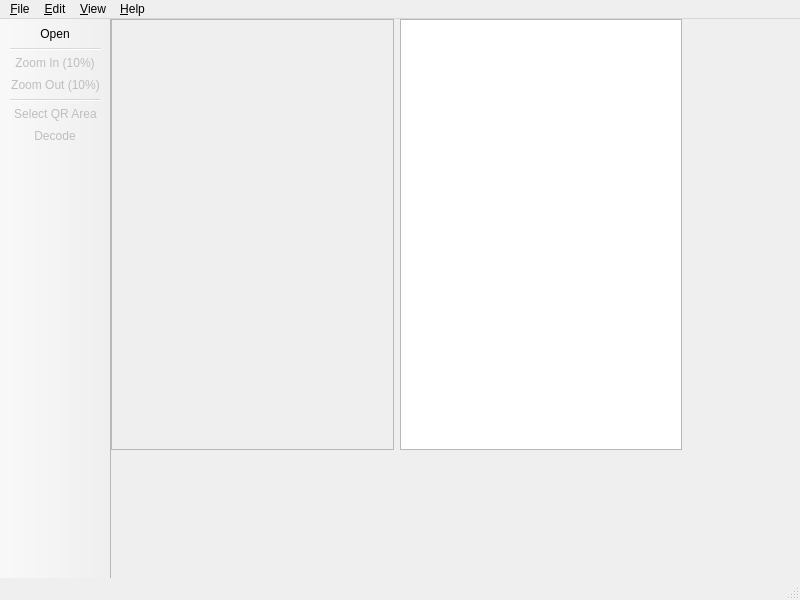
<?xml version="1.0" encoding="UTF-8"?>
<ui version="4.0">
 <class>MainWindow</class>
 <widget class="QMainWindow" name="MainWindow">
  <property name="geometry">
   <rect>
    <x>0</x>
    <y>0</y>
    <width>800</width>
    <height>600</height>
   </rect>
  </property>
  <property name="minimumSize">
   <size>
    <width>800</width>
    <height>600</height>
   </size>
  </property>
  <property name="baseSize">
   <size>
    <width>800</width>
    <height>600</height>
   </size>
  </property>
  <property name="windowTitle">
   <string>MainWindow</string>
  </property>
  <widget class="QWidget" name="centralwidget">
   <widget class="QWidget" name="horizontalLayoutWidget">
    <property name="geometry">
     <rect>
      <x>0</x>
      <y>0</y>
      <width>571</width>
      <height>431</height>
     </rect>
    </property>
    <layout class="QHBoxLayout" name="mainLayout">
     <item>
      <widget class="QScrollArea" name="scrollArea">
       <property name="widgetResizable">
        <bool>true</bool>
       </property>
       <widget class="QWidget" name="scrollAreaWidgetContents">
        <property name="geometry">
         <rect>
          <x>0</x>
          <y>0</y>
          <width>280</width>
          <height>427</height>
         </rect>
        </property>
       </widget>
      </widget>
     </item>
     <item>
      <widget class="QTextBrowser" name="log">
       <property name="sizePolicy">
        <sizepolicy hsizetype="Expanding" vsizetype="Minimum">
         <horstretch>0</horstretch>
         <verstretch>0</verstretch>
        </sizepolicy>
       </property>
       <property name="font">
        <font>
         <family>Ubuntu Mono</family>
        </font>
       </property>
       <property name="html">
        <string>&lt;!DOCTYPE HTML PUBLIC &quot;-//W3C//DTD HTML 4.0//EN&quot; &quot;http://www.w3.org/TR/REC-html40/strict.dtd&quot;&gt;
&lt;html&gt;&lt;head&gt;&lt;meta name=&quot;qrichtext&quot; content=&quot;1&quot; /&gt;&lt;style type=&quot;text/css&quot;&gt;
p, li { white-space: pre-wrap; }
&lt;/style&gt;&lt;/head&gt;&lt;body style=&quot; font-family:'Ubuntu Mono'; font-size:11pt; font-weight:400; font-style:normal;&quot;&gt;
&lt;p style=&quot;-qt-paragraph-type:empty; margin-top:0px; margin-bottom:0px; margin-left:0px; margin-right:0px; -qt-block-indent:0; text-indent:0px;&quot;&gt;&lt;br /&gt;&lt;/p&gt;
&lt;p style=&quot;-qt-paragraph-type:empty; margin-top:0px; margin-bottom:0px; margin-left:0px; margin-right:0px; -qt-block-indent:0; text-indent:0px;&quot;&gt;&lt;br /&gt;&lt;/p&gt;&lt;/body&gt;&lt;/html&gt;</string>
       </property>
      </widget>
     </item>
    </layout>
   </widget>
   <widget class="QLabel" name="image">
    <property name="geometry">
     <rect>
      <x>580</x>
      <y>440</y>
      <width>101</width>
      <height>101</height>
     </rect>
    </property>
    <property name="sizePolicy">
     <sizepolicy hsizetype="Maximum" vsizetype="Minimum">
      <horstretch>0</horstretch>
      <verstretch>0</verstretch>
     </sizepolicy>
    </property>
    <property name="cursor">
     <cursorShape>CrossCursor</cursorShape>
    </property>
    <property name="text">
     <string/>
    </property>
   </widget>
  </widget>
  <widget class="QMenuBar" name="menubar">
   <property name="geometry">
    <rect>
     <x>0</x>
     <y>0</y>
     <width>800</width>
     <height>22</height>
    </rect>
   </property>
   <widget class="QMenu" name="menu_File">
    <property name="title">
     <string>&amp;File</string>
    </property>
    <addaction name="action_Open"/>
    <addaction name="action_Exit"/>
   </widget>
   <widget class="QMenu" name="menu_Edit">
    <property name="title">
     <string>&amp;Edit</string>
    </property>
    <addaction name="action_Copy"/>
    <addaction name="action_Paste"/>
    <addaction name="separator"/>
    <addaction name="action_Select_QR_Area"/>
    <addaction name="action_Decode"/>
   </widget>
   <widget class="QMenu" name="menu_View">
    <property name="title">
     <string>&amp;View</string>
    </property>
    <addaction name="action_Zoom_In_10"/>
    <addaction name="action_Zoom_Out_10"/>
    <addaction name="action_Fit_to_Window"/>
    <addaction name="action_Normal_Size"/>
   </widget>
   <widget class="QMenu" name="menu_Help">
    <property name="title">
     <string>&amp;Help</string>
    </property>
    <addaction name="action_About"/>
   </widget>
   <addaction name="menu_File"/>
   <addaction name="menu_Edit"/>
   <addaction name="menu_View"/>
   <addaction name="menu_Help"/>
  </widget>
  <widget class="QStatusBar" name="statusbar"/>
  <widget class="QToolBar" name="toolBar">
   <property name="windowTitle">
    <string>toolBar</string>
   </property>
   <property name="movable">
    <bool>false</bool>
   </property>
   <attribute name="toolBarArea">
    <enum>LeftToolBarArea</enum>
   </attribute>
   <attribute name="toolBarBreak">
    <bool>false</bool>
   </attribute>
   <addaction name="action_Open"/>
   <addaction name="separator"/>
   <addaction name="action_Zoom_In_10"/>
   <addaction name="action_Zoom_Out_10"/>
   <addaction name="separator"/>
   <addaction name="action_Select_QR_Area"/>
   <addaction name="action_Decode"/>
  </widget>
  <action name="action_Open">
   <property name="icon">
    <iconset>
     <normaloff>:/ico/ico/folder.png</normaloff>:/ico/ico/folder.png</iconset>
   </property>
   <property name="text">
    <string>&amp;Open</string>
   </property>
   <property name="shortcut">
    <string>Ctrl+O</string>
   </property>
  </action>
  <action name="action_Exit">
   <property name="text">
    <string>&amp;Exit</string>
   </property>
   <property name="shortcut">
    <string>Ctrl+Q</string>
   </property>
  </action>
  <action name="action_Copy">
   <property name="enabled">
    <bool>false</bool>
   </property>
   <property name="text">
    <string>&amp;Copy</string>
   </property>
   <property name="shortcut">
    <string>Ctrl+C</string>
   </property>
  </action>
  <action name="action_Paste">
   <property name="text">
    <string>&amp;Paste</string>
   </property>
   <property name="shortcut">
    <string>Ctrl+V</string>
   </property>
  </action>
  <action name="action_Zoom_In_10">
   <property name="enabled">
    <bool>false</bool>
   </property>
   <property name="icon">
    <iconset>
     <normaloff>:/ico/ico/zoom-in.png</normaloff>:/ico/ico/zoom-in.png</iconset>
   </property>
   <property name="text">
    <string>&amp;Zoom In (10%)</string>
   </property>
   <property name="shortcut">
    <string>Ctrl+=</string>
   </property>
  </action>
  <action name="action_Zoom_Out_10">
   <property name="enabled">
    <bool>false</bool>
   </property>
   <property name="icon">
    <iconset>
     <normaloff>:/ico/ico/zoom-out.png</normaloff>:/ico/ico/zoom-out.png</iconset>
   </property>
   <property name="text">
    <string>&amp;Zoom Out (10%)</string>
   </property>
   <property name="shortcut">
    <string>Ctrl+-</string>
   </property>
  </action>
  <action name="action_About">
   <property name="text">
    <string>&amp;About</string>
   </property>
  </action>
  <action name="action_Fit_to_Window">
   <property name="enabled">
    <bool>false</bool>
   </property>
   <property name="text">
    <string>&amp;Fit to Window</string>
   </property>
   <property name="shortcut">
    <string>Ctrl+F</string>
   </property>
  </action>
  <action name="action_Normal_Size">
   <property name="enabled">
    <bool>false</bool>
   </property>
   <property name="text">
    <string>&amp;Normal Size</string>
   </property>
   <property name="shortcut">
    <string>Ctrl+N</string>
   </property>
  </action>
  <action name="action_Select_QR_Area">
   <property name="enabled">
    <bool>false</bool>
   </property>
   <property name="icon">
    <iconset>
     <normaloff>:/ico/ico/vector.png</normaloff>:/ico/ico/vector.png</iconset>
   </property>
   <property name="text">
    <string>&amp;Select QR Area</string>
   </property>
  </action>
  <action name="action_Decode">
   <property name="enabled">
    <bool>false</bool>
   </property>
   <property name="icon">
    <iconset>
     <normaloff>:/ico/ico/qr.png</normaloff>:/ico/ico/qr.png</iconset>
   </property>
   <property name="text">
    <string>&amp;Decode</string>
   </property>
  </action>
 </widget>
 <resources/>
 <connections/>
</ui>
